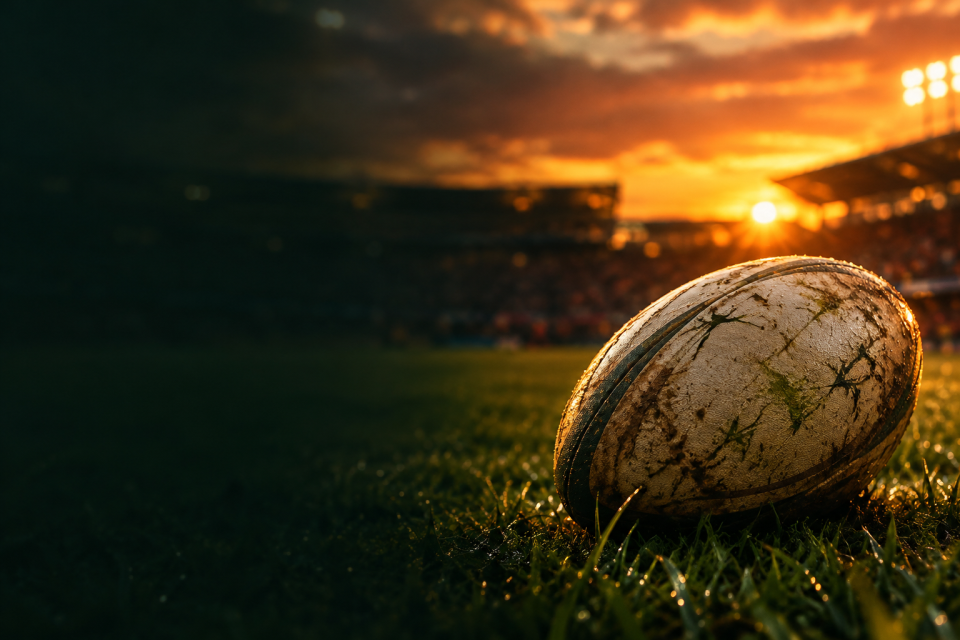
#> input picture dist/assets/menu-rugby-ball-photoreal.png, 960 x 640 px, given in place of A-1920.png, which was not available
$ python planche.py ../../dist/assets
#> lines starting #> are read from the running program, lines starting #| are printed output that depends on the picture
"""Planche côte à côte A | B (1920 x 1080) d'une idée : écran entier en haut, zoom sur la bulle (capture 2560) en bas.

  python tools/planches-survols/planche.py E:\\Cadrage-Debordement\\temp\\options-visuel\\survol-ecusson
"""
import json
import sys
from pathlib import Path

from PIL import Image, ImageDraw, ImageFont

FOND = (32, 45, 45)
CREME = (242, 236, 220)
GRIS = (171, 183, 177)


def police(taille):
    for nom in ("C:/Windows/Fonts/arialbd.ttf", "DejaVuSans-Bold.ttf"):
        try:
            return ImageFont.truetype(nom, taille)
        except OSError:
            pass
    return ImageFont.load_default()


def ajuster(image, largeur, hauteur):
    echelle = min(largeur / image.width, hauteur / image.height)
    return image.resize((max(1, round(image.width * echelle)), max(1, round(image.height * echelle))), Image.LANCZOS)


def main(dossier):
#> called with dossier = '../../dist/assets'
    dossier = Path(dossier)
    planche = Image.new("RGB", (1920, 1080), FOND)
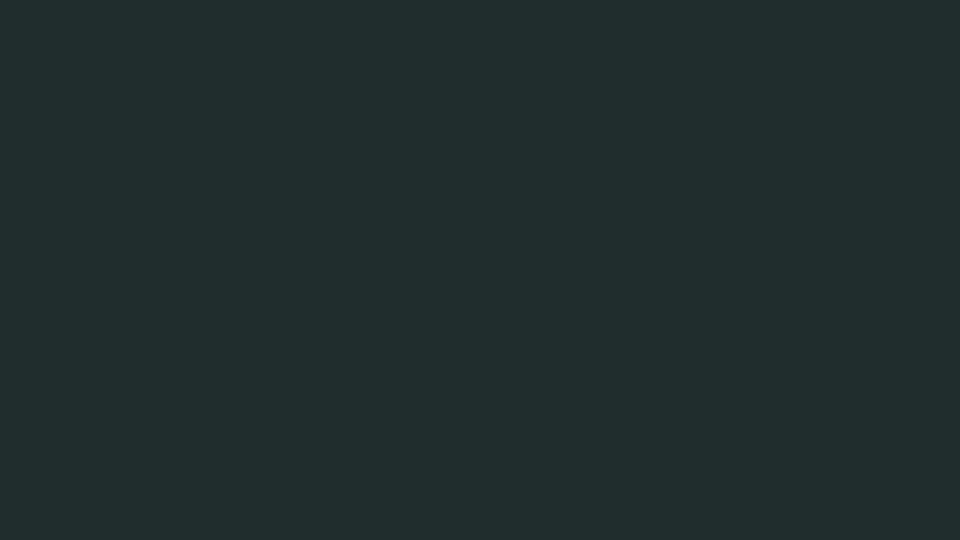
#> planche: PIL image 1920x1080 RGB (shown at 1/2 size); mean R, G, B 32, 45, 45
    dessin = ImageDraw.Draw(planche)
    for i, lettre in enumerate("AB"):
        x0 = 20 + i * 950
        dessin.text((x0, 10), lettre, fill=CREME, font=police(40))
        ecran = Image.open(dossier / f"{lettre}-1920.png").convert("RGB")
        haut = ajuster(ecran, 930, 523)
        planche.paste(haut, (x0, 60))
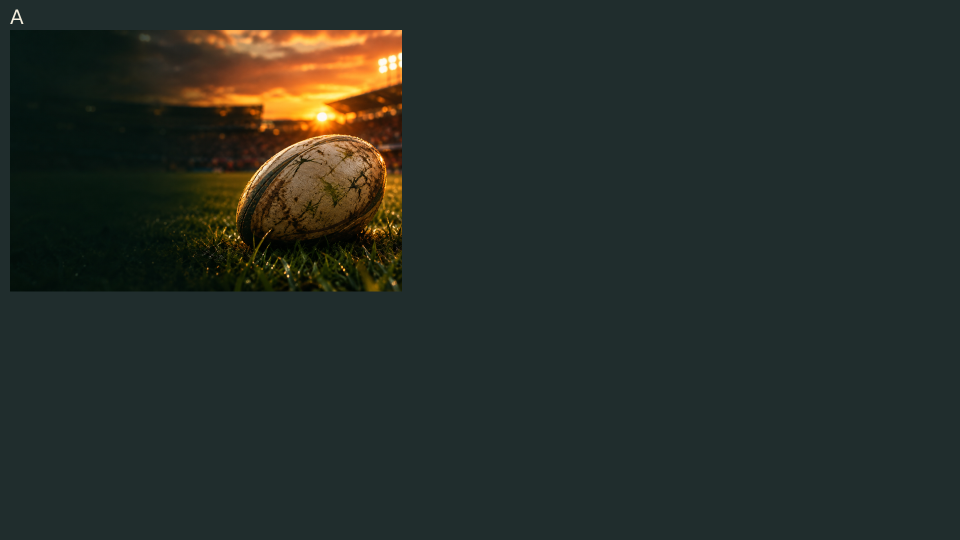
#> planche: PIL image 1920x1080 RGB (shown at 1/2 size); mean R, G, B 38.5, 46, 40.6
        grande = Image.open(dossier / f"{lettre}-2560.png").convert("RGB")
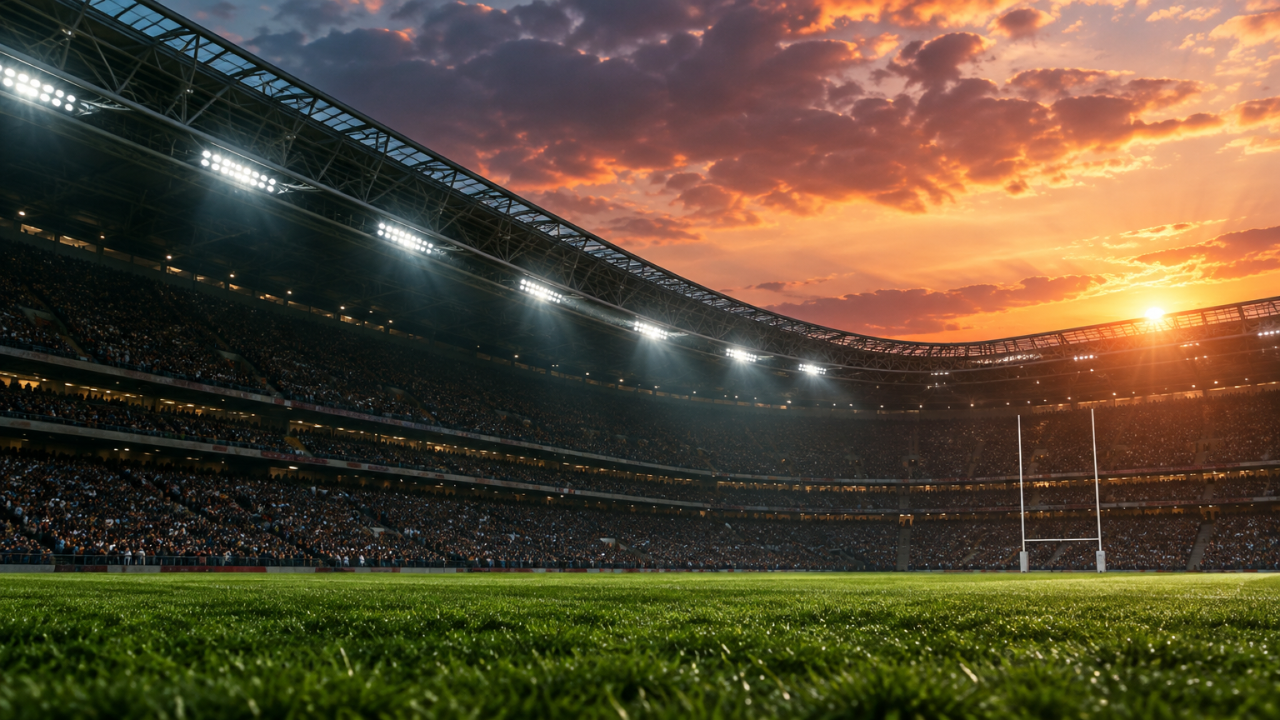
#> input picture dist/assets/menu-stadium-cinematic.png, 1280 x 720 px, given in place of A-2560.png, which was not available
        zone_json = dossier / f"{lettre}-2560.json"
        if zone_json.exists():
            x, y, w, h = json.loads(zone_json.read_text(encoding="utf-8"))["zone"]
            zoom = grande.crop((round(x), round(y), round(x + w), round(y + h)))
        else:
            zoom = grande
        bas = ajuster(zoom, 930, 470)
        planche.paste(bas, (x0 + (930 - bas.width) // 2, 595 + (470 - bas.height) // 2))
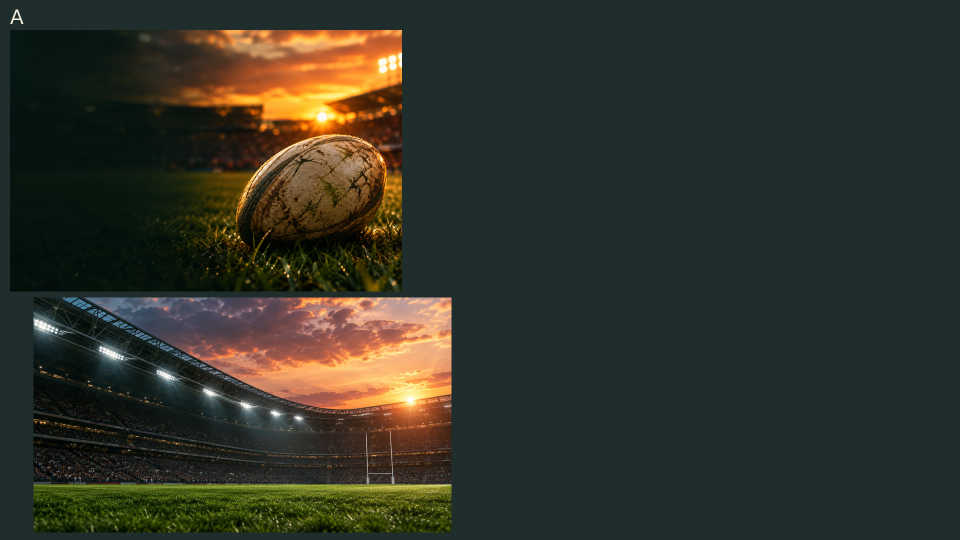
#> planche: PIL image 1920x1080 RGB (shown at 1/2 size); mean R, G, B 49.3, 51.6, 41.9
    sortie = dossier / "planche.png"
    planche.save(sortie)
    print(sortie)


if __name__ == "__main__":
#> (the run stopped early here; a loop or call above may not have finished)
